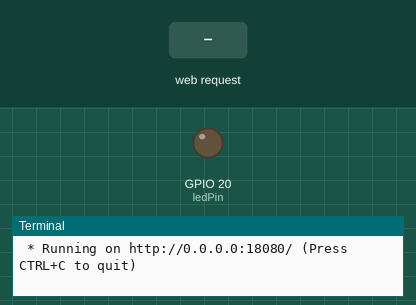
The program below on a simulated Raspberry Pi (BCM pin numbers). Shown: output pins drawn as LEDs (lit = HIGH), the last lines printed to the terminal. The test bench sets the inputs (shaded band). The clock reads 2024-03-15 10:24:30 at power-on unless the program sets it.

Above: at 1.2 s.
1.3 s: HTTP request for /led/off received
At 2.1 s:
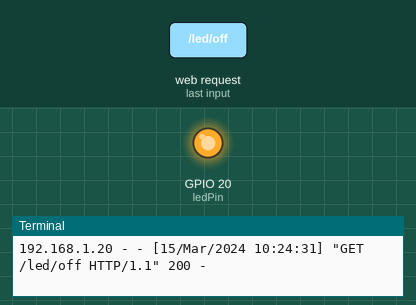
4.3 s: HTTP request for /led/on received
At 5.6 s:
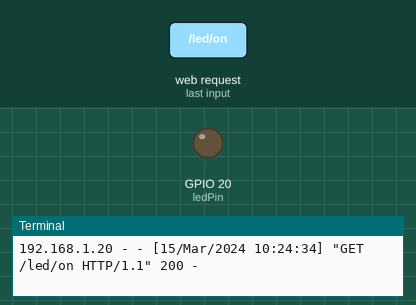
Timing chart, 0 to 7.3 s (numbered marks = the images above; inputs shaded):
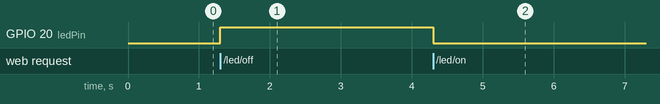

Measured:
- after the input at 1.3 s, GPIO 20 (ledPin): LOW → HIGH at once
- after the input at 4.3 s, GPIO 20 (ledPin): HIGH → LOW at once

The program:

flask04.py
```python
# URL 접속을 /led/on, /led/off로 접속하면 led를 on, off 하는 웹페이지 만들기
from flask import Flask
import RPi.GPIO as GPIO

app = Flask(__name__)
ledPin = 20

GPIO.setmode(GPIO.BCM)
GPIO.setup(ledPin, GPIO.OUT)

@app.route("/")
def hello():
	return "Hello World"

@app.route("/led/<state>")
def led(state):
	if state == "on":
		GPIO.output(ledPin, GPIO.LOW)
		return "<h1>LED ON!</h1>"

	elif state == "off":
		GPIO.output(ledPin, GPIO.HIGH)
		return "<h1>LED OFF!</h1>"

	elif state == "clear":
		GPIO.cleanup()
		return "<h1>GPIO Cleanup()</h1>"

if __name__ == "__main__":
	app.run(host="0.0.0.0", port="18080", debug=True)
	if KeyboardInterrupt:
		GPIO.cleanup()
```
